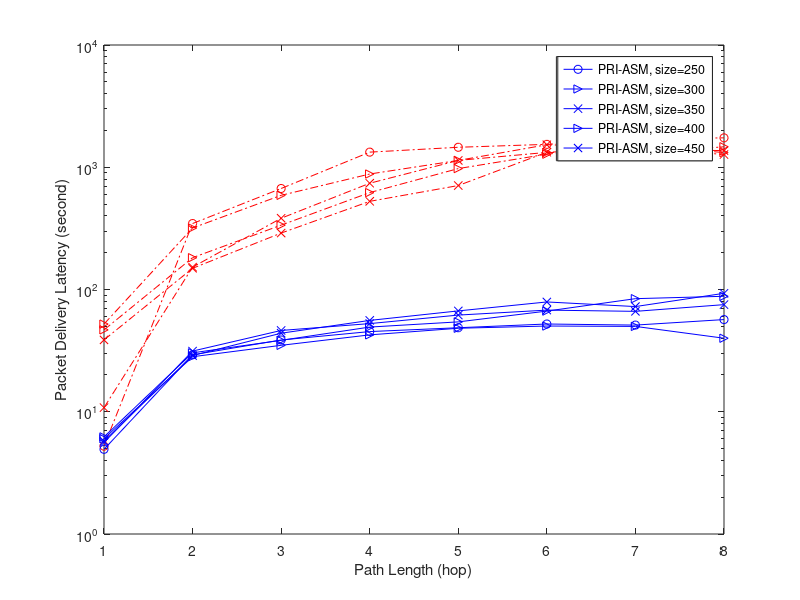

The MATLAB source for this figure:
% Plot Packet delivery latency, fixed traffic load = 0.4, network size = 250,300,350,400,450
% PRI-basic, PRI-ASM (adaptive schedule maintaince)
basic_250=[5.229678038	346.4203414	670.2311687	1329.50375	1456.804621	1539.326474	1695.314676	1740.004175];
basic_300=[52.14458568	318.5905017	589.3188183	880.3723365	1137.538532	1323.033804	1290.740101	1471.069099];
basic_350=[38.69296032	149.044523	289.4661819	526.194892	708.6174378	1326.72729	1416.648724	1366.777956];
basic_400=[46.7362676	182.0283226	336.176631	620.3921965	975.3231875	1279.354892	1516.281412	1318.66893];
basic_450=[10.80544465	152.3471112	382.7220466	739.824926	1137.343922	1527.687135	1455.704231	1271.12436];
asm_250=[4.928937643	29.22707068	38.63511831	45.27251427	48.67002602	52.21584676	51.15870341	56.75448516];
asm_300=[6.226699785	30.33681736	38.39156879	49.2879723	54.34667484	66.59997483	84.15241727	88.01710319];
asm_350=[5.745627891	28.81752317	43.90849754	55.87231217	66.82541342	79.09508865	72.50948804	93.08002815];
asm_400=[6.019101665	28.19017142	34.95320985	42.54899091	48.19216221	50.26107448	49.90298329	39.94643979];
asm_450=[5.602016341	31.34943791	46.2353987	52.61581494	61.77421293	67.82844033	66.26335131	75.18698363];

figure;
hold off;
chain_hops=1:1:8;
p=ones(1,10);
p(1)=semilogy(chain_hops,basic_250,'ro-.');
hold on;
p(2)=semilogy(chain_hops,basic_300,'r>-.');
p(3)=semilogy(chain_hops,basic_350,'rx-.');
p(4)=semilogy(chain_hops,basic_400,'r>-.');
p(5)=semilogy(chain_hops,basic_450,'rx-.');

p(6)=semilogy(chain_hops,asm_250,'bo-');
p(7)=semilogy(chain_hops,asm_300,'b>-');
p(8)=semilogy(chain_hops,asm_350,'bx-');
p(9)=semilogy(chain_hops,asm_400,'b>-');
p(10)=semilogy(chain_hops,asm_450,'bx-');

% set(gca,'XTick',0.05:0.05:0.5);
% set(gca,'XTickLabel',0.05:0.05:0.5);
%set(gca,'Xdir','reverse')
% axis([1 9 2 500]);
xlabel('Path Length (hop)');
ylabel('Packet Delivery Latency (second)');
legend(p(1:5),'PRI-basic, size=250','PRI-basic, size=300','PRI-basic, size=350','PRI-basic, size=400','PRI-basic, size=450');
ah=axes('position',get(gca,'position'),'visible','off');
legend(ah,p(6:10),'PRI-ASM, size=250','PRI-ASM, size=300','PRI-ASM, size=350','PRI-ASM, size=400','PRI-ASM, size=450','west');
%legend('PRI-basic, size=250','PRI-basic, size=300','PRI-basic, size=350','PRI-basic, size=400','PRI-basic, size=450', ...
%    'PRI-ASM, size=250','PRI-ASM, size=300','PRI-ASM, size=350','PRI-ASM, size=400','PRI-ASM, size=450',1);
% grid on;
